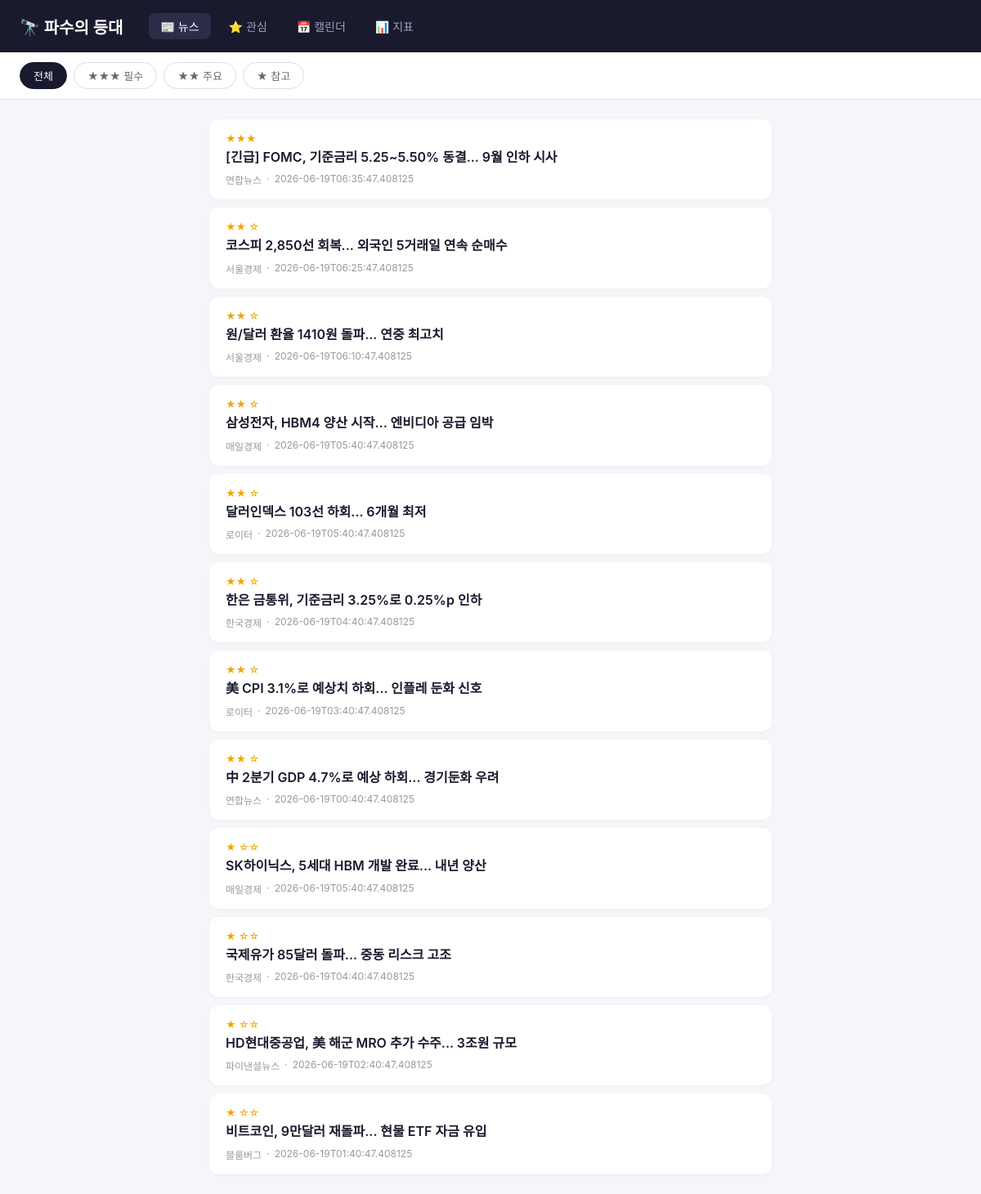
The page / on the database its author committed.
### tables this page shows
CREATE TABLE news (
                id INTEGER PRIMARY KEY AUTOINCREMENT,
                title TEXT NOT NULL,
                link TEXT UNIQUE,
                source TEXT,
                published_at TIMESTAMP,
                crawled_at TIMESTAMP DEFAULT CURRENT_TIMESTAMP,
                importance INTEGER DEFAULT 0,
                stars INTEGER DEFAULT 0,
                category TEXT
            );

### app.py (the view)
@app.route('/')
def index():
    stars = request.args.get('stars', 'all')
    ticker = request.args.get('ticker', '')
    db = get_db()
    query = 'SELECT * FROM news WHERE 1=1'
    params = []
    if stars != 'all':
        query += ' AND stars = ?'
        params.append(int(stars))
    if ticker:
        query += ' AND (title LIKE ? OR title LIKE ?)'
        params.extend([f'%{ticker}%', f'%{get_name(ticker)}%'])
    query += ' ORDER BY stars DESC, published_at DESC LIMIT 50'
    news_list = db.execute(query, params).fetchall()
    db.close()
    return render_template('index.html', news_list=news_list, current_stars=stars)

### models.py (called while the page is built)
def get_db():
    conn = sqlite3.connect(DB_PATH)
    conn.row_factory = sqlite3.Row
    return conn

### templates/index.html (shortened to what this page needs)
<!DOCTYPE html>
<html lang="ko">
<head>
    <link rel="stylesheet" href="/static/style.css">
</head>
<body>
    <nav class="topbar">
        <h1>🔭 파수의 등대</h1>
        <div class="tabs">
            <a href="/" class="active">📰 뉴스</a>
            <a href="/watchlist">⭐ 관심</a>
            <a href="/calendar">📅 캘린더</a>
            <a href="/dashboard">📊 지표</a>
        </div>
    </nav>
    <div class="filter-bar">
        <a href="/" class="{% if current_stars == 'all' %}active{% endif %}">전체</a>
        <a href="/?stars=3">★★★ 필수</a>
        <a href="/?stars=2">★★ 주요</a>
        <a href="/?stars=1">★ 참고</a>
    </div>
    <main class="feed">
        {% if news_list %}
            {% for news in news_list %}
            <article class="card">
                <div class="card-stars">
                    {% for i in range(news.stars) %}★{% endfor %}
                    {% for i in range(3 - news.stars) %}☆{% endfor %}
                </div>
                <a href="{{ news.link }}" target="_blank" class="card-title">{{ news.title }}</a>
                <div class="card-meta">
                    <span class="source">{{ news.source or '미상' }}</span>
                    <span>·</span>
                    <span class="time">{{ news.published_at or '' }}</span>
                </div>
            </article>
            {% endfor %}
        {% else %}
            <div class="empty">
                <p>📭 아직 수집된 뉴스가 없습니다.</p>
                <p>뉴스 수집기가 곧 첫 데이터를 가져올 예정입니다.</p>
            </div>
        {% endif %}
    </main>
</body>
</html>

### static/style.css (style rules this page uses)
* { margin: 0; padding: 0; box-sizing: border-box; }
body { font-family: -apple-system, 'Segoe UI', sans-serif; background: #f5f6fa; color: #1a1a2e; }
.topbar { background: #1a1a2e; color: white; padding: 16px 24px; display: flex; align-items: center; gap: 32px; }
.topbar h1 { font-size: 20px; }
.tabs { display: flex; gap: 8px; }
.tabs a { color: #a0a0b8; text-decoration: none; padding: 6px 14px; border-radius: 8px; font-size: 14px; transition: .2s; }
.tabs a.active, .tabs a:hover { background: #2d2d4a; color: white; }
.filter-bar { display: flex; gap: 8px; padding: 12px 24px; background: white; border-bottom: 1px solid #e0e0e8; }
.filter-bar a { text-decoration: none; padding: 6px 16px; border-radius: 20px; font-size: 13px; color: #666; border: 1px solid #ddd; transition: .2s; }
.filter-bar a.active, .filter-bar a:hover { background: #1a1a2e; color: white; border-color: #1a1a2e; }
.feed { max-width: 720px; margin: 24px auto; padding: 0 16px; }
.card { background: white; border-radius: 12px; padding: 16px 20px; margin-bottom: 10px; box-shadow: 0 1px 4px rgba(0,0,0,0.04); transition: box-shadow .2s; }
.card-stars { font-size: 12px; color: #f0a500; margin-bottom: 4px; }
.card-title { font-size: 16px; font-weight: 600; color: #1a1a2e; text-decoration: none; line-height: 1.4; }
.card-meta { margin-top: 8px; font-size: 12px; color: #999; display: flex; gap: 6px; }

### rows shown on the page
news: title "[긴급] FOMC, 기준금리 5.25~5.50% 동결... 9월 인하 시사", source "연합뉴스", published_at "2026-06-19T06:35:47.408125"
news: title "코스피 2,850선 회복... 외국인 5거래일 연속 순매수", source "서울경제", published_at "2026-06-19T06:25:47.408125"
news: title "원/달러 환율 1410원 돌파... 연중 최고치", source "서울경제", published_at "2026-06-19T06:10:47.408125"
news: title "삼성전자, HBM4 양산 시작... 엔비디아 공급 임박", source "매일경제", published_at "2026-06-19T05:40:47.408125"
news: title "달러인덱스 103선 하회... 6개월 최저", source "로이터", published_at "2026-06-19T05:40:47.408125"
news: title "한은 금통위, 기준금리 3.25%로 0.25%p 인하", source "한국경제", published_at "2026-06-19T04:40:47.408125"
news: title "美 CPI 3.1%로 예상치 하회... 인플레 둔화 신호", source "로이터", published_at "2026-06-19T03:40:47.408125"
news: title "中 2분기 GDP 4.7%로 예상 하회... 경기둔화 우려", source "연합뉴스", published_at "2026-06-19T00:40:47.408125"
news: stars 1 (drawn), title "SK하이닉스, 5세대 HBM 개발 완료... 내년 양산", source "매일경제", published_at "2026-06-19T05:40:47.408125"
news: stars 1 (drawn), title "국제유가 85달러 돌파... 중동 리스크 고조", source "한국경제", published_at "2026-06-19T04:40:47.408125"
news: stars 1 (drawn), title "HD현대중공업, 美 해군 MRO 추가 수주... 3조원 규모", source "파이낸셜뉴스", published_at "2026-06-19T02:40:47.408125"
news: stars 1 (drawn), title "비트코인, 9만달러 재돌파... 현물 ETF 자금 유입", source "블룸버그", published_at "2026-06-19T01:40:47.408125"
